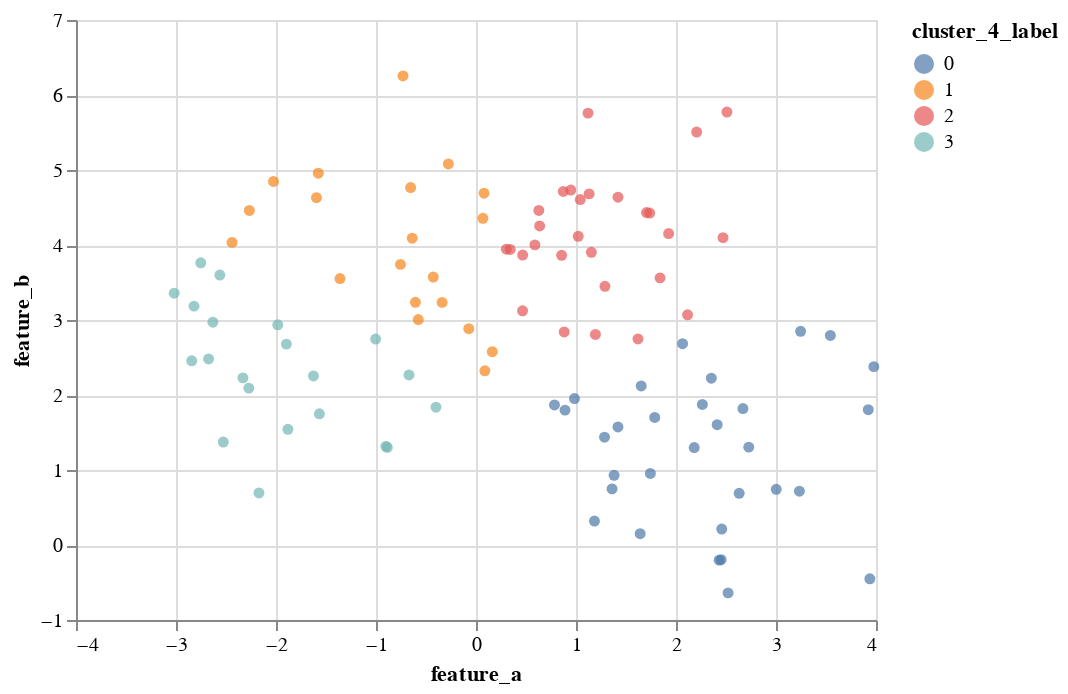

The notebook cell saved with this chart:
### Code cell
# Now, let's plot what it looks like with 4 clusters
chart4 = alt.Chart(data).mark_circle().encode(
    x='feature_a',
    y='feature_b',
    color='cluster_4_label:N'
)

chart4

### Figure 1 — Vega-Lite specification as saved in the notebook (floating-point values rounded to 4 significant figures)
{"config": {"view": {"continuousWidth": 400, "continuousHeight": 300}}, "data": {"name": "data-f8f5c1dab589384a2470c63277bb1946"}, "mark": "circle", "encoding": {"color": {"type": "nominal", "field": "cluster_4_label"}, "x": {"type": "quantitative", "field": "feature_a"}, "y": {"type": "quantitative", "field": "feature_b"}}, "$schema": "https://vega.github.io/schema/vega-lite/v4.8.1.json", "datasets": {"data-f8f5c1dab589384a2470c63277bb1946": [{"feature_a": 2.632, "feature_b": 0.6894, "feature_c": 45.57, "cluster_3_label": 2, "cluster_4_label": 0}, {"feature_a": 0.0808, "feature_b": 4.691, "feature_c": 5.274, "cluster_3_label": 0, "cluster_4_label": 1}, {"feature_a": 3.003, "feature_b": 0.7427, "feature_c": 56.15, "cluster_3_label": 2, "cluster_4_label": 0}, {"feature_a": -0.6376, "feature_b": 4.091, "feature_c": 9.54, "cluster_3_label": 1, "cluster_4_label": 1}, {"feature_a": -0.07228, "feature_b": 2.884, "feature_c": 14.9, "cluster_3_label": 1, "cluster_4_label": 1}, {"feature_a": 0.6284, "feature_b": 4.46, "feature_c": 13.23, "cluster_3_label": 0, "cluster_4_label": 2}, {"feature_a": -2.674, "feature_b": 2.48, "feature_c": -2.954, "cluster_3_label": 1, "cluster_4_label": 3}, {"feature_a": -0.5775, "feature_b": 3.005, "feature_c": 9.183, "cluster_3_label": 1, "cluster_4_label": 1}, {"feature_a": 2.728, "feature_b": 1.305, "feature_c": 51.86, "cluster_3_label": 2, "cluster_4_label": 0}, {"feature_a": 0.3419, "feature_b": 3.941, "feature_c": 0.8631, "cluster_3_label": 0, "cluster_4_label": 2}, {"feature_a": 1.705, "feature_b": 4.433, "feature_c": 8.382, "cluster_3_label": 0, "cluster_4_label": 2}, {"feature_a": 2.207, "feature_b": 5.506, "feature_c": 11.83, "cluster_3_label": 0, "cluster_4_label": 2}, {"feature_a": 2.521, "feature_b": -0.6386, "feature_c": 52.9, "cluster_3_label": 2, "cluster_4_label": 0}, {"feature_a": 2.509, "feature_b": 5.773, "feature_c": 1.585, "cluster_3_label": 0, "cluster_4_label": 2}, {"feature_a": -2.272, "feature_b": 2.091, "feature_c": -7.918, "cluster_3_label": 1, "cluster_4_label": 3}, {"feature_a": 3.923, "feature_b": 1.804, "feature_c": 43.81, "cluster_3_label": 2, "cluster_4_label": 0}, {"feature_a": -1.625, "feature_b": 2.254, "feature_c": -8.337, "cluster_3_label": 1, "cluster_4_label": 3}, {"feature_a": 0.1631, "feature_b": 2.578, "feature_c": 45.26, "cluster_3_label": 1, "cluster_4_label": 1}, {"feature_a": -1.595, "feature_b": 4.631, "feature_c": 5.496, "cluster_3_label": 1, "cluster_4_label": 1}, {"feature_a": -2.631, "feature_b": 2.97, "feature_c": -10.94, "cluster_3_label": 1, "cluster_4_label": 3}, {"feature_a": -2.171, "feature_b": 0.6945, "feature_c": 10.87, "cluster_3_label": 1, "cluster_4_label": 3}, {"feature_a": -1.566, "feature_b": 1.75, "feature_c": -11.37, "cluster_3_label": 1, "cluster_4_label": 3}, {"feature_a": -0.8868, "feature_b": 1.301, "feature_c": -3.439, "cluster_3_label": 1, "cluster_4_label": 3}, {"feature_a": 0.08848, "feature_b": 2.323, "feature_c": 51.41, "cluster_3_label": 1, "cluster_4_label": 1}, {"feature_a": 0.9845, "feature_b": 1.952, "feature_c": 43.06, "cluster_3_label": 2, "cluster_4_label": 0}, {"feature_a": 2.182, "feature_b": 1.3, "feature_c": 53.21, "cluster_3_label": 2, "cluster_4_label": 0}, {"feature_a": 1.285, "feature_b": 1.437, "feature_c": 48.93, "cluster_3_label": 2, "cluster_4_label": 0}, {"feature_a": 0.8901, "feature_b": 1.798, "feature_c": 44.99, "cluster_3_label": 2, "cluster_4_label": 0}, {"feature_a": -1.896, "feature_b": 2.679, "feature_c": -15.13, "cluster_3_label": 1, "cluster_4_label": 3}, {"feature_a": -0.7551, "feature_b": 3.741, "feature_c": 8.441, "cluster_3_label": 1, "cluster_4_label": 1}, {"feature_a": 1.12, "feature_b": 5.758, "feature_c": 11.25, "cluster_3_label": 0, "cluster_4_label": 2}, {"feature_a": 3.544, "feature_b": 2.794, "feature_c": 49.57, "cluster_3_label": 2, "cluster_4_label": 0}, {"feature_a": 1.642, "feature_b": 0.1502, "feature_c": 52.53, "cluster_3_label": 2, "cluster_4_label": 0}, {"feature_a": 2.47, "feature_b": 4.099, "feature_c": 8.182, "cluster_3_label": 0, "cluster_4_label": 2}, {"feature_a": -1.982, "feature_b": 2.935, "feature_c": 14.61, "cluster_3_label": 1, "cluster_4_label": 3}, {"feature_a": 0.8562, "feature_b": 3.862, "feature_c": 12.71, "cluster_3_label": 0, "cluster_4_label": 2}, {"feature_a": 0.8731, "feature_b": 4.714, "feature_c": 11.24, "cluster_3_label": 0, "cluster_4_label": 2}, {"feature_a": 1.381, "feature_b": 0.9295, "feature_c": 57.52, "cluster_3_label": 2, "cluster_4_label": 0}, {"feature_a": 2.412, "feature_b": 1.604, "feature_c": 45.21, "cluster_3_label": 2, "cluster_4_label": 0}, {"feature_a": -2.266, "feature_b": 4.461, "feature_c": 3.985, "cluster_3_label": 1, "cluster_4_label": 1}, {"feature_a": -0.4003, "feature_b": 1.838, "feature_c": -10.83, "cluster_3_label": 1, "cluster_4_label": 3}, {"feature_a": 2.458, "feature_b": 0.2129, "feature_c": 46.05, "cluster_3_label": 2, "cluster_4_label": 0}, {"feature_a": 2.354, "feature_b": 2.224, "feature_c": 48.16, "cluster_3_label": 2, "cluster_4_label": 0}, {"feature_a": -0.73, "feature_b": 6.255, "feature_c": 0.708, "cluster_3_label": 0, "cluster_4_label": 1}, {"feature_a": 1.131, "feature_b": 4.682, "feature_c": 3.322, "cluster_3_label": 0, "cluster_4_label": 2}, {"feature_a": 0.4666, "feature_b": 3.866, "feature_c": 9.547, "cluster_3_label": 0, "cluster_4_label": 2}, {"feature_a": 1.184, "feature_b": 0.3188, "feature_c": 52.99, "cluster_3_label": 2, "cluster_4_label": 0}, {"feature_a": 1.361, "feature_b": 0.748, "feature_c": 50.44, "cluster_3_label": 2, "cluster_4_label": 0}, {"feature_a": -2.44, "feature_b": 4.035, "feature_c": 4.114, "cluster_3_label": 1, "cluster_4_label": 1}, {"feature_a": -1.004, "feature_b": 2.746, "feature_c": -2.283, "cluster_3_label": 1, "cluster_4_label": 3}, {"feature_a": 0.6363, "feature_b": 4.254, "feature_c": 4.241, "cluster_3_label": 0, "cluster_4_label": 2}, {"feature_a": 1.419, "feature_b": 1.574, "feature_c": 56.23, "cluster_3_label": 2, "cluster_4_label": 0}, {"feature_a": 0.06897, "feature_b": 4.356, "feature_c": 5.529, "cluster_3_label": 0, "cluster_4_label": 1}, {"feature_a": 2.264, "feature_b": 1.874, "feature_c": 48.6, "cluster_3_label": 2, "cluster_4_label": 0}, {"feature_a": -2.025, "feature_b": 4.847, "feature_c": -13.44, "cluster_3_label": 1, "cluster_4_label": 1}, {"feature_a": -0.6701, "feature_b": 2.267, "feature_c": 4.248, "cluster_3_label": 1, "cluster_4_label": 3}, {"feature_a": 3.234, "feature_b": 0.7177, "feature_c": 47.13, "cluster_3_label": 2, "cluster_4_label": 0}, {"feature_a": 2.066, "feature_b": 2.684, "feature_c": 41.65, "cluster_3_label": 2, "cluster_4_label": 0}, {"feature_a": 1.022, "feature_b": 4.117, "feature_c": 8.173, "cluster_3_label": 0, "cluster_4_label": 2}, {"feature_a": 3.938, "feature_b": -0.4501, "feature_c": 55.86, "cluster_3_label": 2, "cluster_4_label": 0}, {"feature_a": 0.7848, "feature_b": 1.867, "feature_c": 46.62, "cluster_3_label": 2, "cluster_4_label": 0}, {"feature_a": -2.82, "feature_b": 3.185, "feature_c": 8.625, "cluster_3_label": 1, "cluster_4_label": 3}, {"feature_a": -2.33, "feature_b": 2.228, "feature_c": -6.057, "cluster_3_label": 1, "cluster_4_label": 3}, {"feature_a": -1.36, "feature_b": 3.553, "feature_c": 9.836, "cluster_3_label": 1, "cluster_4_label": 1}, {"feature_a": -3.018, "feature_b": 3.357, "feature_c": 13.83, "cluster_3_label": 1, "cluster_4_label": 3}, {"feature_a": 1.652, "feature_b": 2.12, "feature_c": 49.74, "cluster_3_label": 2, "cluster_4_label": 0}, {"feature_a": 1.737, "feature_b": 4.425, "feature_c": 12.41, "cluster_3_label": 0, "cluster_4_label": 2}, {"feature_a": -2.527, "feature_b": 1.373, "feature_c": -4.764, "cluster_3_label": 1, "cluster_4_label": 3}, {"feature_a": 1.744, "feature_b": 0.9538, "feature_c": 43.29, "cluster_3_label": 2, "cluster_4_label": 0}, {"feature_a": 1.926, "feature_b": 4.152, "feature_c": 15.94, "cluster_3_label": 0, "cluster_4_label": 2}, {"feature_a": -0.606, "feature_b": 3.237, "feature_c": -16.93, "cluster_3_label": 1, "cluster_4_label": 1}, {"feature_a": 3.246, "feature_b": 2.849, "feature_c": 45.21, "cluster_3_label": 2, "cluster_4_label": 0}, {"feature_a": -1.577, "feature_b": 4.957, "feature_c": 10.0, "cluster_3_label": 1, "cluster_4_label": 1}, {"feature_a": 3.978, "feature_b": 2.378, "feature_c": 44.36, "cluster_3_label": 2, "cluster_4_label": 0}, {"feature_a": 1.194, "feature_b": 2.808, "feature_c": 55.08, "cluster_3_label": 0, "cluster_4_label": 2}, {"feature_a": 2.116, "feature_b": 3.069, "feature_c": 19.56, "cluster_3_label": 0, "cluster_4_label": 2}, {"feature_a": 1.154, "feature_b": 3.902, "feature_c": 11.0, "cluster_3_label": 0, "cluster_4_label": 2}, {"feature_a": 0.3038, "feature_b": 3.944, "feature_c": 15.0, "cluster_3_label": 0, "cluster_4_label": 2}, {"feature_a": -1.881, "feature_b": 1.543, "feature_c": -12.89, "cluster_3_label": 1, "cluster_4_label": 3}, {"feature_a": 2.432, "feature_b": -0.2017, "feature_c": 45.61, "cluster_3_label": 2, "cluster_4_label": 0}, {"feature_a": -0.2765, "feature_b": 5.081, "feature_c": 3.821, "cluster_3_label": 0, "cluster_4_label": 1}, {"feature_a": 1.043, "feature_b": 4.606, "feature_c": 6.753, "cluster_3_label": 0, "cluster_4_label": 2}, {"feature_a": 1.787, "feature_b": 1.7, "feature_c": 48.65, "cluster_3_label": 2, "cluster_4_label": 0}, {"feature_a": -0.6539, "feature_b": 4.767, "feature_c": -0.4182, "cluster_3_label": 0, "cluster_4_label": 1}, {"feature_a": 0.8821, "feature_b": 2.841, "feature_c": 50.82, "cluster_3_label": 0, "cluster_4_label": 2}, {"feature_a": 1.42, "feature_b": 4.637, "feature_c": 6.998, "cluster_3_label": 0, "cluster_4_label": 2}, {"feature_a": 0.9481, "feature_b": 4.732, "feature_c": 12.38, "cluster_3_label": 0, "cluster_4_label": 2}, {"feature_a": 0.4655, "feature_b": 3.123, "feature_c": 10.18, "cluster_3_label": 0, "cluster_4_label": 2}, {"feature_a": 2.669, "feature_b": 1.82, "feature_c": 45.33, "cluster_3_label": 2, "cluster_4_label": 0}, {"feature_a": 0.5889, "feature_b": 4.001, "feature_c": 6.511, "cluster_3_label": 0, "cluster_4_label": 2}, {"feature_a": 1.62, "feature_b": 2.747, "feature_c": 60.3, "cluster_3_label": 2, "cluster_4_label": 2}, {"feature_a": 2.451, "feature_b": -0.1954, "feature_c": 51.64, "cluster_3_label": 2, "cluster_4_label": 0}, {"feature_a": -0.4272, "feature_b": 3.573, "feature_c": -14.76, "cluster_3_label": 1, "cluster_4_label": 1}, {"feature_a": -2.561, "feature_b": 3.599, "feature_c": -1.196, "cluster_3_label": 1, "cluster_4_label": 3}, {"feature_a": -2.843, "feature_b": 2.456, "feature_c": -7.006, "cluster_3_label": 1, "cluster_4_label": 3}, {"feature_a": -0.3389, "feature_b": 3.235, "feature_c": -4.664, "cluster_3_label": 1, "cluster_4_label": 1}, {"feature_a": 1.289, "feature_b": 3.45, "feature_c": 4.589, "cluster_3_label": 0, "cluster_4_label": 2}, {"feature_a": 1.841, "feature_b": 3.562, "feature_c": 13.47, "cluster_3_label": 0, "cluster_4_label": 2}, {"feature_a": -0.9017, "feature_b": 1.316, "feature_c": 1.005, "cluster_3_label": 1, "cluster_4_label": 3}, {"feature_a": -2.752, "feature_b": 3.762, "feature_c": 0.7559, "cluster_3_label": 1, "cluster_4_label": 3}]}}
